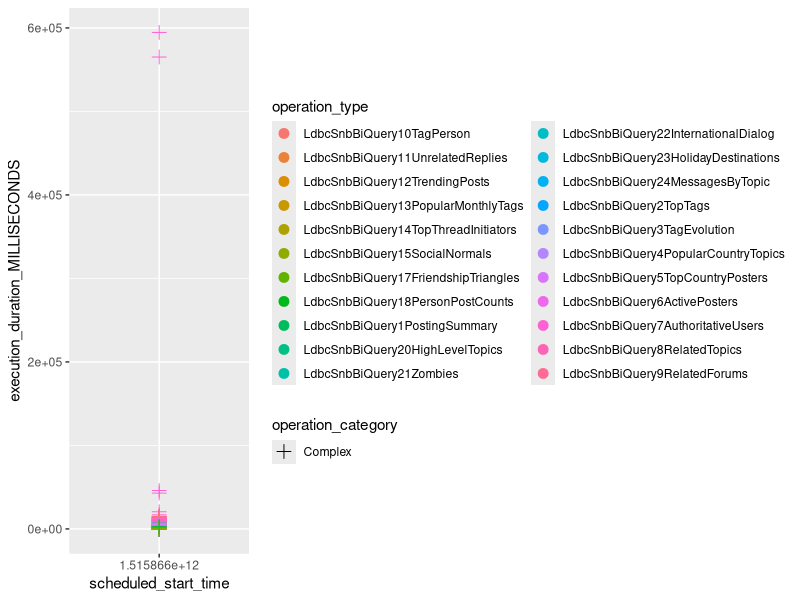
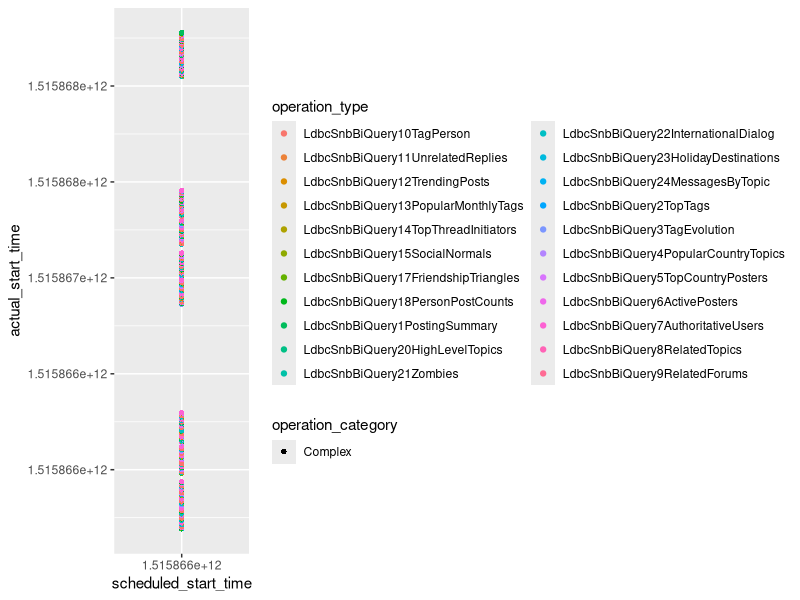
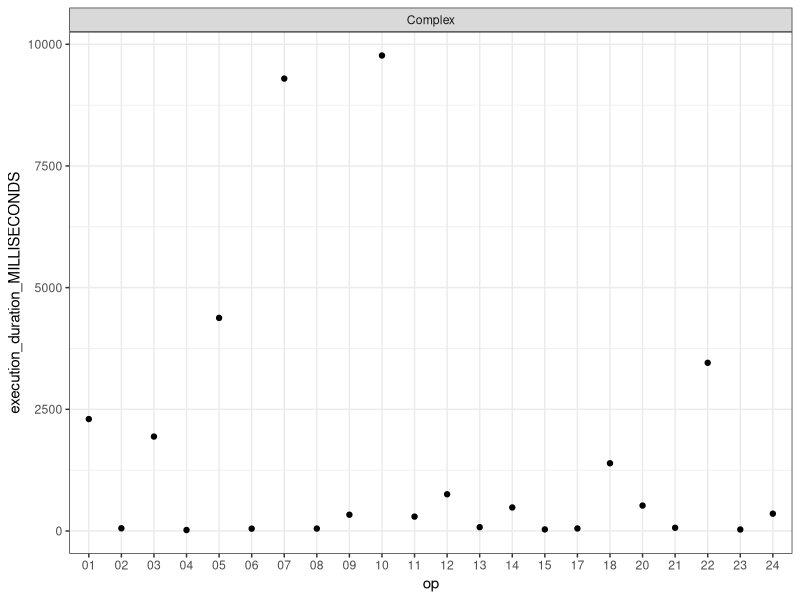
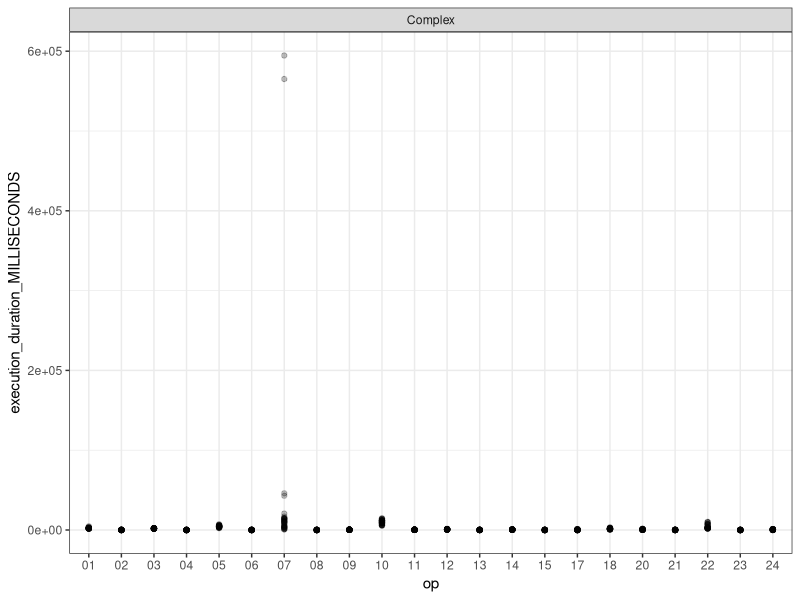
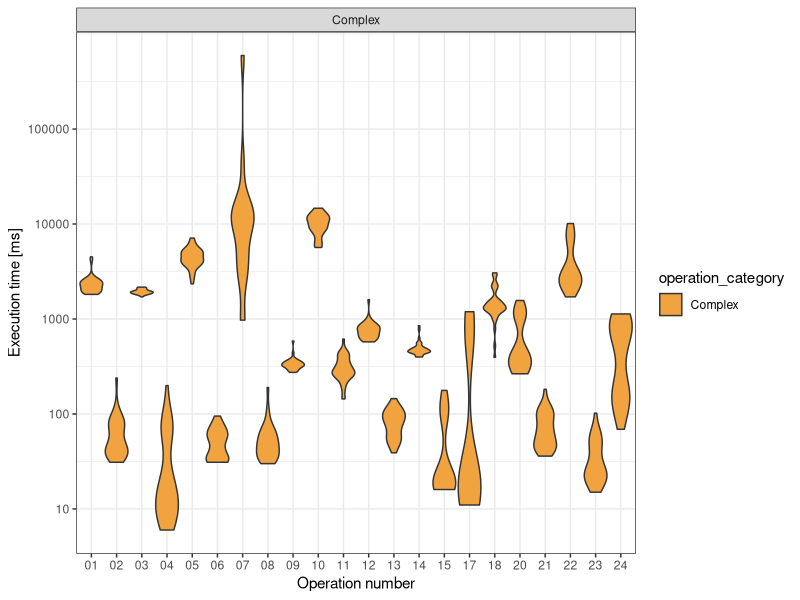

Write the R code that produced these figures, in order.
library(ggplot2)
library(tidyverse)
library(plyr)
library(stringr)
library(scales)

# load

results = read.csv("../cypher/results/LDBC-SNB-results_log.csv", sep="|")
results

# preprocess

results$operation_category = str_extract(results$operation_type, regex("(Query|ShortQuery|Update)"))
results$operation_category = gsub("ShortQuery", "Short", results$operation_category)
results$operation_category = gsub("Query", "Complex", results$operation_category)

# starting times

ggplot(results, aes(x=scheduled_start_time, y=execution_duration_MILLISECONDS, col=operation_type, shape=operation_category)) +
  geom_point(size=3) +
  scale_shape_manual(values=c(3, 16, 17))

ggplot(results, aes(x=scheduled_start_time, y=actual_start_time, col=operation_type, shape=operation_category)) +
  geom_point()

# results

gm_mean = function(x, na.rm=TRUE) {
  exp(sum(log(x[x > 0]), na.rm=na.rm) / length(x))
}

results$op <- as.numeric(gsub("[^0-9]*([0-9]+)[^0-9]*$", "\\1", results$operation_type))
results$op <- sprintf("%02d", results$op)

aggregated <- ddply(
  .data = results,
  .variables = c("operation_type", "op", "operation_category"),
  .fun = colwise(gm_mean)
)

ggplot(aggregated, aes(x=op, y=execution_duration_MILLISECONDS)) +
  geom_point() +
  facet_wrap(~operation_category, ncol=1, scales="free") +
  theme_bw()

ggplot(results, aes(x=op, y=execution_duration_MILLISECONDS)) +
  geom_point(alpha=0.25) +
  facet_wrap(~operation_category, ncol=1, scales="free") +
  theme_bw()

ggplot(results, aes(x=op, y=execution_duration_MILLISECONDS, fill=operation_category)) +
  geom_violin(scale="width") +
  scale_fill_brewer(palette="PuOr") +
  scale_y_log10(
    breaks=c( 0.0001,   0.001,   0.01,   0.1,   1,   10,   100,   1000,   10000,   100000),
    labels=c("0.0001", "0.001", "0.01", "0.1", "1", "10", "100", "1000", "10000", "100000")
  ) +
  facet_wrap(~operation_category, ncol=1, scales="free") +
  xlab("Operation number") +
  ylab("Execution time [ms]") +
  theme_bw()

